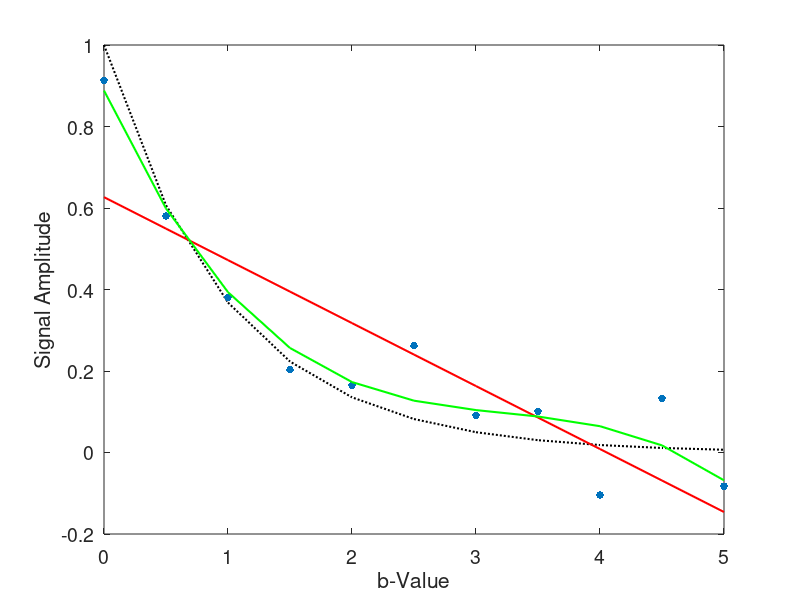

This figure's MATLAB source:
% Chap1ShowRicianBiasPlot.m
% MATLAB file for creating Figure 5 in PhD thesis by Ned Charles available here http://hdl.handle.net/2123/16060
function Chap1OverFitCurveOnLine()

BValIncrement = 0.5;
BValueArray = 0:BValIncrement:5;
BDim = length(BValueArray);
STDNoise = 0.1;
RateDecay = 1;

NoisySignalArray = zeros(1,BDim);
NoiseFreeSignal = 1.*exp(-RateDecay.*BValueArray);

for b = 1:BDim
    NoisySignalArray(b) = AddGaussianNoise(NoiseFreeSignal(b), STDNoise);
end
   
% Do a line plot of the true value    
figure('position',[50 50 800 600]);plot(BValueArray,NoiseFreeSignal,'Color','k','LineWidth',1.5,'LineStyle',':');hold all;
xlabel('b-Value','fontsize',18)
ylabel('Signal Amplitude','fontsize',18)
set(gca,'FontSize',14)
scatter(BValueArray,NoisySignalArray,30,'ob','filled');

% Fit the data
pRet1 = polyfit(BValueArray,NoisySignalArray, 1); % 1 means linear fit
pRet3 = polyfit(BValueArray,NoisySignalArray, 3); % 3 means cubic fit
LinearFit = pRet1(1)*BValueArray + pRet1(2);
Poly3Fit = pRet3(1)*(BValueArray.^3) + pRet3(2)*(BValueArray.^2) + pRet3(3)*BValueArray + pRet3(4);

plot(BValueArray,LinearFit,'Color','r','LineWidth',1.5,'LineStyle','-');
plot(BValueArray,Poly3Fit,'Color','g','LineWidth',1.5,'LineStyle','-');
    
%%%%%%%%%%%%%%%%%%%%%%%%%%%%%%%%%%%%%%%%%%%%%%%
function m = AddGaussianNoise(a, s)
m = a + s*randn(1);
%%%%%%%%%%%%%%%%%%%%%%%%%%%%%%%%%%%%%%%%%%%%%%%%%%%%%%%%%%%%%%%%%%%%%%%%%%%%%%%%%%%%%%%%%%%%%%%%%%%%%%%%%%%%%%%%%%%%%%%%%%%%%
